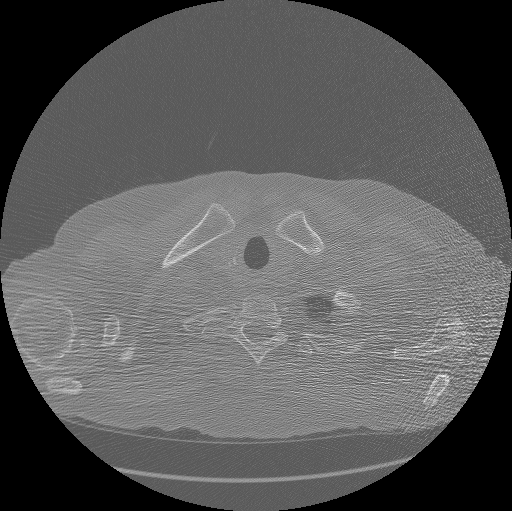
%> input picture tp3/imagenes/conversor_csv/base_catedra/1.pgm, 512 x 511 px
$ octave ejemplo_imagenes.m   (GNU Octave 9; MATLAB toolbox functions it lacks are replaced by stand-ins)
%> lines starting %> are read from the running program, lines starting %| are printed output that depends on the picture
%% leo imagen de entrada
close all, clear all;
I = imread('1.pgm');
%> I is the input picture: size 511x512 uint8; min 0, max 255, mean 90.9
figure,imshow(I),title('Imagen original');

%% agrego ruido (uniforme o gausiano)
sr = 32; % rango del ruido uniforme en [-sr,sr], o std=sr para el ruido gausiano
%IR = double(I) + 2*sr*(rand(size(I))-0.5); % uniforme
IR = double(I) + sr*randn(size(I)); % gausiano
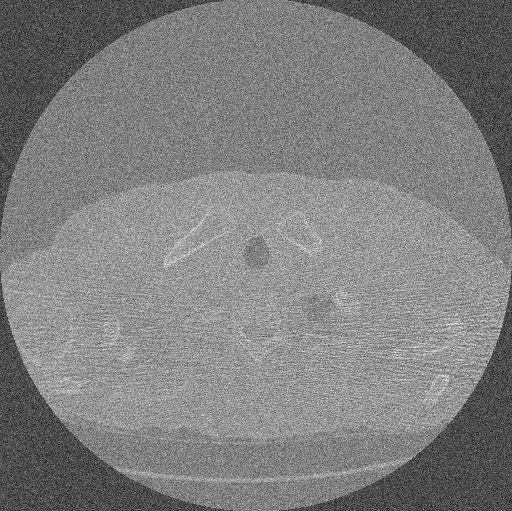
%> IR: size 511x512 double; min -136, max 316.8, mean 90.8; drawn with min black and max white
IR = uint8(IR);
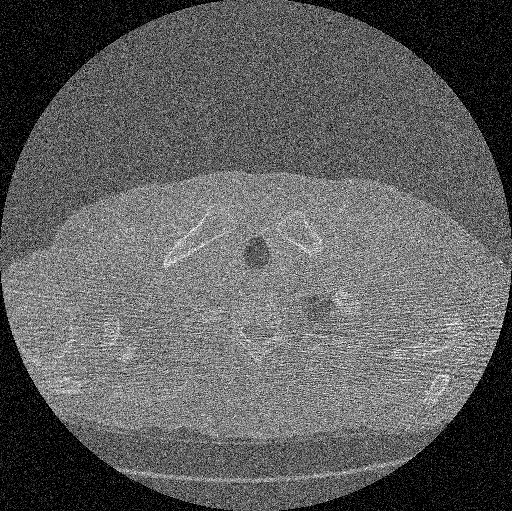
%> IR: size 511x512 uint8; min 0, max 255, mean 93.5

%% agrego ruido
tipo_de_ruido = 'uniforme';
if strcmp(tipo_de_ruido,'salt&pepper')
    IR = imnoise(I,'salt & pepper');
elseif strcmp(tipo_de_ruido,'uniforme')
    sr = 64; % a partir de 64 (aprox) el filtrado vale la pena
    IR = double(I) + randi([-sr,sr], size(I));
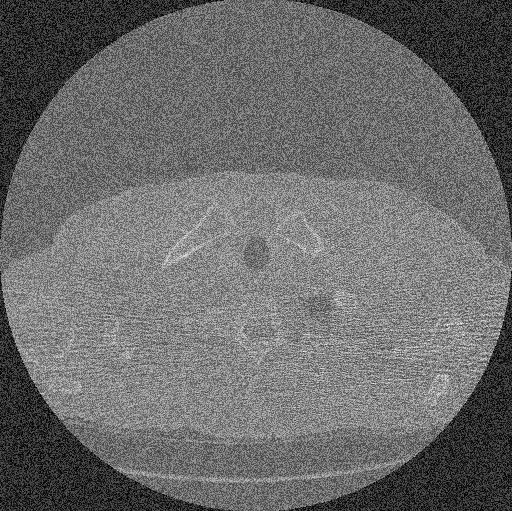
%> IR: size 511x512 double; min -64, max 303, mean 90.8; drawn with min black and max white
    IR = uint8(IR);
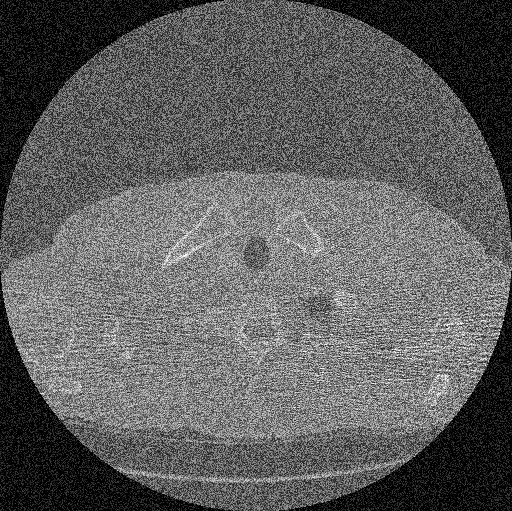
%> IR: size 511x512 uint8; min 0, max 255, mean 94.2
elseif strcmp(tipo_de_ruido, 'gaussiano')
    IR = imnoise(I,'gaussian');
elseif strcmp(tipo_de_ruido, 'speckle')
    IR = imnoise(I,'speckle');
else
    IR = zeros(size(I));
end

IR = uint8(IR);

figure,imshow(IR),title(['Imagen ruidosa. Tipo de ruido = ' tipo_de_ruido]);

$ run again, with tp3/imagenes/conversor_csv/base_catedra/10.pgm copied over tp3/imagenes/conversor_csv/base_catedra/1.pgm
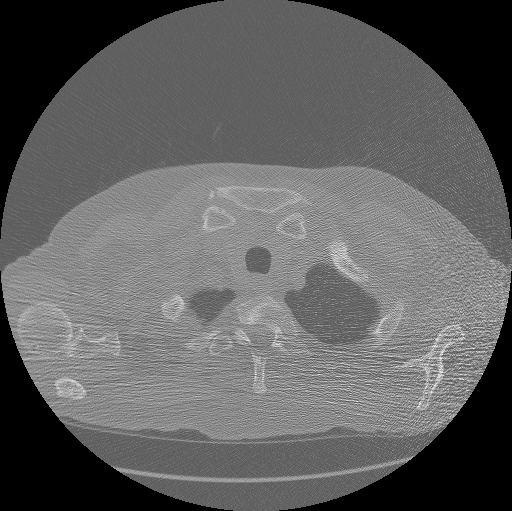
%> input picture tp3/imagenes/conversor_csv/base_catedra/10.pgm, 512 x 511 px
%> I is the input picture: size 511x512 uint8; min 0, max 255, mean 95.9
%> `IR = double(I) + sr*randn(size(I));`:
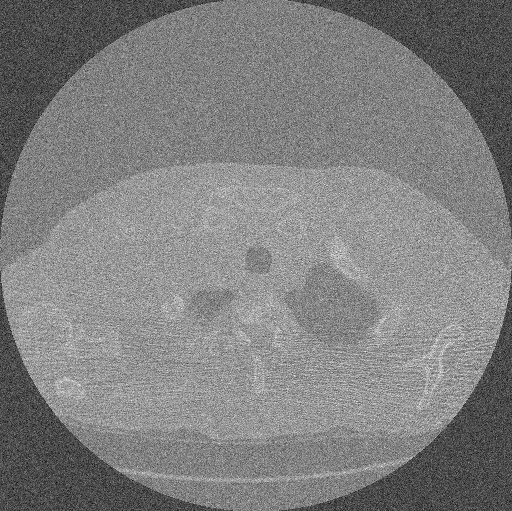
%> IR: size 511x512 double; min -136, max 324.8, mean 95.8; drawn with min black and max white
%> `IR = uint8(IR);`:
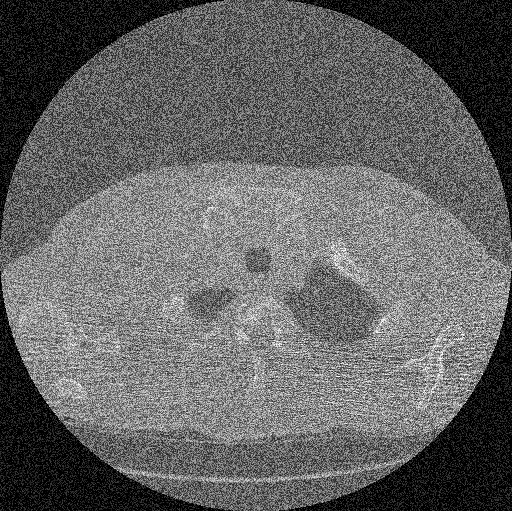
%> IR: size 511x512 uint8; min 0, max 255, mean 99.2
